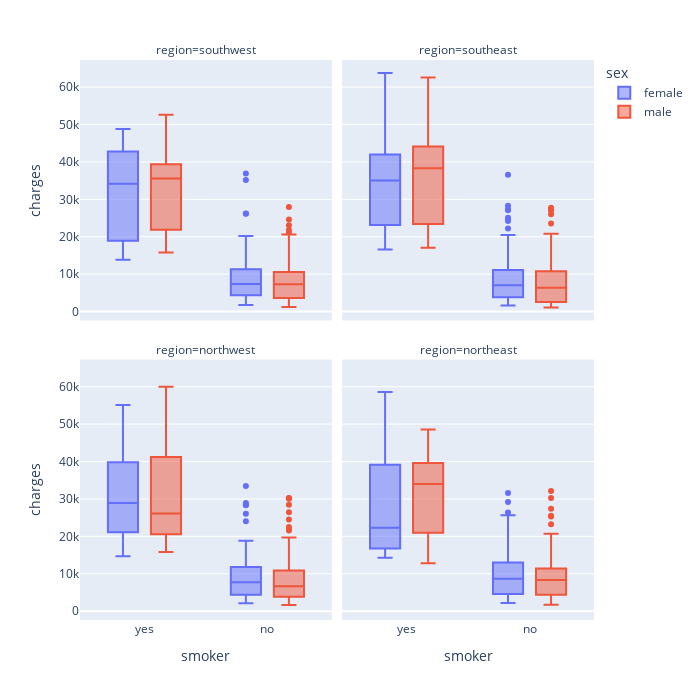

This figure's notebook cell:
### Code cell
# Plotly facet을 활용한 boxplot을 subplot에 나누어 그리기
fig = px.box(
    data_frame=df, x='smoker', y='charges',
    facet_col='region', facet_col_wrap=2, color='sex',   
    width=700, height=700
)
fig.show()

### Figure 1 — Plotly figure (JSON) as saved in the notebook; plotly's stock layout.template omitted (floating-point values rounded to 4 significant figures; data arrays with more than 128 entries replaced by an {"elided": "..."} marker saying what was removed)
{"data": [{"alignmentgroup": "True", "hovertemplate": "sex=female<br>region=southwest<br>smoker=%{x}<br>charges=%{y}<extra></extra>", "legendgroup": "female", "marker": {"color": "#636efa"}, "name": "female", "notched": false, "offsetgroup": "female", "orientation": "v", "showlegend": true, "type": "box", "x": {"elided": "162 str values"}, "x0": " ", "xaxis": "x3", "y": {"elided": "162 float values"}, "y0": " ", "yaxis": "y3"}, {"alignmentgroup": "True", "hovertemplate": "sex=female<br>region=southeast<br>smoker=%{x}<br>charges=%{y}<extra></extra>", "legendgroup": "female", "marker": {"color": "#636efa"}, "name": "female", "notched": false, "offsetgroup": "female", "orientation": "v", "showlegend": false, "type": "box", "x": {"elided": "175 str values"}, "x0": " ", "xaxis": "x4", "y": {"elided": "175 float values"}, "y0": " ", "yaxis": "y4"}, {"alignmentgroup": "True", "hovertemplate": "sex=female<br>region=northwest<br>smoker=%{x}<br>charges=%{y}<extra></extra>", "legendgroup": "female", "marker": {"color": "#636efa"}, "name": "female", "notched": false, "offsetgroup": "female", "orientation": "v", "showlegend": false, "type": "box", "x": {"elided": "164 str values"}, "x0": " ", "xaxis": "x", "y": {"elided": "164 float values"}, "y0": " ", "yaxis": "y"}, {"alignmentgroup": "True", "hovertemplate": "sex=female<br>region=northeast<br>smoker=%{x}<br>charges=%{y}<extra></extra>", "legendgroup": "female", "marker": {"color": "#636efa"}, "name": "female", "notched": false, "offsetgroup": "female", "orientation": "v", "showlegend": false, "type": "box", "x": {"elided": "161 str values"}, "x0": " ", "xaxis": "x2", "y": {"elided": "161 float values"}, "y0": " ", "yaxis": "y2"}, {"alignmentgroup": "True", "hovertemplate": "sex=male<br>region=southwest<br>smoker=%{x}<br>charges=%{y}<extra></extra>", "legendgroup": "male", "marker": {"color": "#EF553B"}, "name": "male", "notched": false, "offsetgroup": "male", "orientation": "v", "showlegend": true, "type": "box", "x": {"elided": "163 str values"}, "x0": " ", "xaxis": "x3", "y": {"elided": "163 float values"}, "y0": " ", "yaxis": "y3"}, {"alignmentgroup": "True", "hovertemplate": "sex=male<br>region=southeast<br>smoker=%{x}<br>charges=%{y}<extra></extra>", "legendgroup": "male", "marker": {"color": "#EF553B"}, "name": "male", "notched": false, "offsetgroup": "male", "orientation": "v", "showlegend": false, "type": "box", "x": {"elided": "189 str values"}, "x0": " ", "xaxis": "x4", "y": {"elided": "189 float values"}, "y0": " ", "yaxis": "y4"}, {"alignmentgroup": "True", "hovertemplate": "sex=male<br>region=northwest<br>smoker=%{x}<br>charges=%{y}<extra></extra>", "legendgroup": "male", "marker": {"color": "#EF553B"}, "name": "male", "notched": false, "offsetgroup": "male", "orientation": "v", "showlegend": false, "type": "box", "x": {"elided": "161 str values"}, "x0": " ", "xaxis": "x", "y": {"elided": "161 float values"}, "y0": " ", "yaxis": "y"}, {"alignmentgroup": "True", "hovertemplate": "sex=male<br>region=northeast<br>smoker=%{x}<br>charges=%{y}<extra></extra>", "legendgroup": "male", "marker": {"color": "#EF553B"}, "name": "male", "notched": false, "offsetgroup": "male", "orientation": "v", "showlegend": false, "type": "box", "x": {"elided": "163 str values"}, "x0": " ", "xaxis": "x2", "y": {"elided": "163 float values"}, "y0": " ", "yaxis": "y2"}], "layout": {"annotations": [{"font": {}, "showarrow": false, "text": "region=northwest", "x": 0.245, "xanchor": "center", "xref": "paper", "y": 0.465, "yanchor": "bottom", "yref": "paper"}, {"font": {}, "showarrow": false, "text": "region=northeast", "x": 0.755, "xanchor": "center", "xref": "paper", "y": 0.465, "yanchor": "bottom", "yref": "paper"}, {"font": {}, "showarrow": false, "text": "region=southwest", "x": 0.245, "xanchor": "center", "xref": "paper", "y": 1.0, "yanchor": "bottom", "yref": "paper"}, {"font": {}, "showarrow": false, "text": "region=southeast", "x": 0.755, "xanchor": "center", "xref": "paper", "y": 1.0, "yanchor": "bottom", "yref": "paper"}], "boxmode": "group", "height": 700, "legend": {"title": {"text": "sex"}, "tracegroupgap": 0}, "margin": {"t": 60}, "width": 700, "xaxis": {"anchor": "y", "autorange": true, "domain": [0, 0.49], "range": [-0.5245, 1.525], "title": {"text": "smoker"}, "type": "category"}, "xaxis2": {"anchor": "y2", "autorange": true, "domain": [0.51, 1], "matches": "x", "range": [-0.5245, 1.525], "title": {"text": "smoker"}, "type": "category"}, "xaxis3": {"anchor": "y3", "autorange": true, "domain": [0, 0.49], "matches": "x", "range": [-0.5245, 1.525], "showticklabels": false, "type": "category"}, "xaxis4": {"anchor": "y4", "autorange": true, "domain": [0.51, 1], "matches": "x", "range": [-0.5245, 1.525], "showticklabels": false, "type": "category"}, "yaxis": {"anchor": "x", "autorange": true, "domain": [0, 0.465], "range": [-2359.0, 67250.0], "title": {"text": "charges"}, "type": "linear"}, "yaxis2": {"anchor": "x2", "autorange": true, "domain": [0, 0.465], "matches": "y", "range": [-2359.0, 67250.0], "showticklabels": false, "type": "linear"}, "yaxis3": {"anchor": "x3", "autorange": true, "domain": [0.535, 1.0], "matches": "y", "range": [-2359.0, 67250.0], "title": {"text": "charges"}, "type": "linear"}, "yaxis4": {"anchor": "x4", "autorange": true, "domain": [0.535, 1.0], "matches": "y", "range": [-2359.0, 67250.0], "showticklabels": false, "type": "linear"}}}
